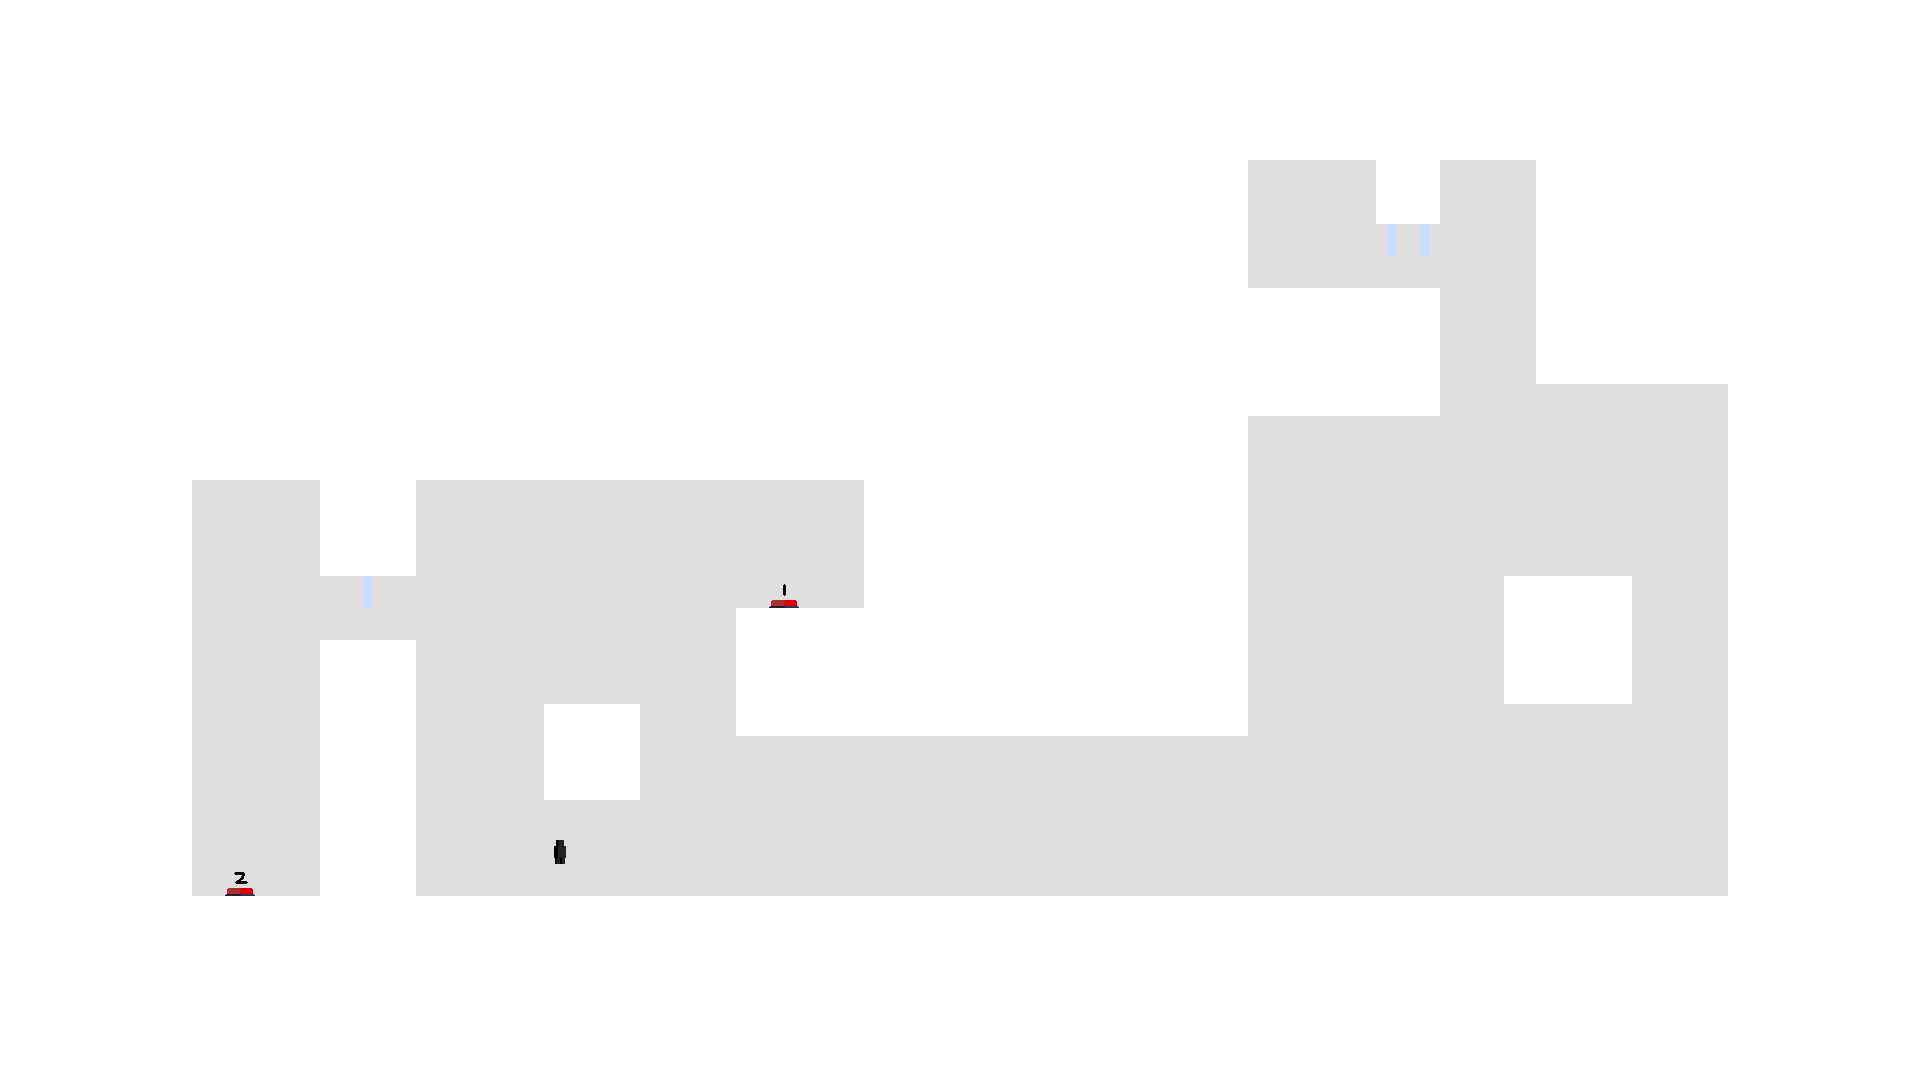

This game map was drawn from its Tiled (.tmx) file and the tilesets committed beside it. A one-line description and the trimmed map source follow:
An orthogonal 60x34 tile map with 32x32 px tiles, 7 tile layers (Tile Layer 1, Goals, Buttons, PushBlocks, ...) and 14 objects.

<map version="1.10" tiledversion="1.10.2" orientation="orthogonal" renderorder="right-down" width="60" height="34" tilewidth="32" tileheight="32" infinite="0" nextlayerid="12" nextobjectid="24">
 <editorsettings>
  <export target="../../build/bin/Levels/Level1.json" format="json" />
 </editorsettings>
 <tileset firstgid="1" name="tilemap" tilewidth="32" tileheight="32" tilecount="4096" columns="64">
  <image source="../Textures/tilemap.png" width="2048" height="2048" />
 </tileset>
 <layer id="1" name="Tile Layer 1" width="60" height="34">
  <data>[2040 cells, 2040 non-empty, 2 distinct tile ids]</data>
 </layer>
 <layer id="5" name="Goals" width="60" height="34">
  <data>[2040 cells, 0 non-empty, 0 distinct tile ids]</data>
 </layer>
 <layer id="6" name="Buttons" width="60" height="34">
  <data>[2040 cells, 2 non-empty, 2 distinct tile ids]</data>
 </layer>
 <layer id="7" name="PushBlocks" width="60" height="34">
  <data>[2040 cells, 0 non-empty, 0 distinct tile ids]</data>
 </layer>
 <layer id="3" name="Player" width="60" height="34">
  <data>[2040 cells, 1 non-empty, 1 distinct tile ids]</data>
 </layer>
 <layer id="4" name="Enemies" width="60" height="34">
  <data>[2040 cells, 0 non-empty, 0 distinct tile ids]</data>
 </layer>
 <layer id="8" name="Doors" width="60" height="34">
  <data>[2040 cells, 3 non-empty, 2 distinct tile ids]</data>
 </layer>
 <objectgroup id="9" name="Walls">
  <object id="7" x="0" y="0" width="1248" height="480" />
  <object id="9" x="0" y="896" width="1920" height="192" />
  <object id="10" x="1248" y="0" width="672" height="160" />
  <object id="11" x="1728" y="160" width="192" height="736" />
  <object id="12" x="1376" y="160" width="64" height="64" />
  <object id="14" x="1248" y="288" width="192" height="128" />
  <object id="15" x="1536" y="158.924" width="192" height="225.076" />
  <object id="17" x="1504" y="576" width="128" height="128" />
  <object id="18" x="0" y="480" width="192" height="416" />
  <object id="19" x="320" y="640" width="96" height="256" />
  <object id="20" x="320" y="480" width="96" height="96" />
  <object id="21" x="544" y="704" width="96" height="96" />
  <object id="22" x="864" y="480" width="384" height="256" />
  <object id="23" x="736" y="608" width="128" height="128" />
 </objectgroup>
 <objectgroup id="11" name="SemiWalls" />
</map>
